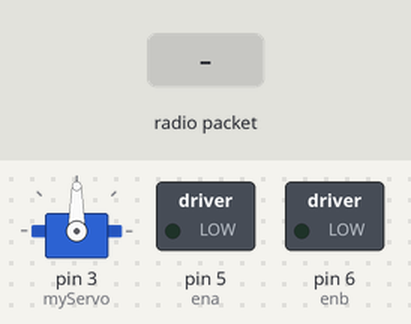
Recording of a sketch running on a simulated Arduino Uno, built with avr-gcc and run on an emulated ATmega328P. On the bench: servo, switched loads named in the sketch (green lamp = pin HIGH). Inputs (shaded band) come from the test bench. No radio packets arrive unless stated.

Above: at 1.2 s.
1.3 s: radio packet "5" arrives
At 2.7 s:
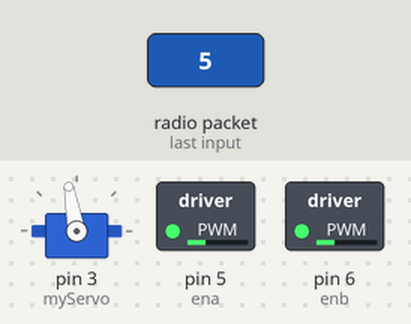
Timing chart, 0 to 4.3 s (numbered marks = the images above; inputs shaded):
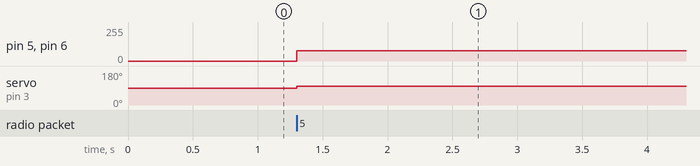

The sketch:

RF_Auto.ino
```cpp
#include <SPI.h>
#include <nRF24L01.h>
#include <RF24.h>
#include <Servo.h>

Servo myServo;
//L298n
int ena = 5;

int in1 = 2;
int in2 = 4;
int in3 = 7;
int in4 = 8;

int enb = 6;

int throttleValue = 0;
//Servo myESC;
int angle = 90;
RF24 radio(9, 10);  // CE, CSN
const byte address[6] = "nrF01";
void setup() {
  Serial.begin(9600);
  myServo.attach(3);
  //myESC.attach(5, 900, 2000); // ESC D5 pinine bağlandı
  //myESC.writeMicroseconds(900); // ESC başlangıç (armlama) sinyali
  radio.begin();
  radio.openReadingPipe(0, address);
  radio.setPALevel(RF24_PA_LOW);
  radio.startListening();
}
void loop() {
  if (radio.available()) {
    char text[32] = "";  //print only 32 characters
    int xL, yL, xR, yR;
    radio.read(&text, sizeof(text));
    //Serial.println(text);
    sscanf(text, "L-X:%d Y:%d R-X:%d Y:%d", &xL, &yL, &xR, &yR);

    // Artık değişkenlerde rakamlar var
    //Serial.print("xL = "); Serial.print(xL);
    //Serial.print(" yL = "); Serial.print(yL);
    //Serial.print(" xR = "); Serial.print(xR);
    //Serial.print(" yR = "); Serial.println(yR);
    angle =190 -( 9 * (10 - xR));
    myServo.write(angle);

    throttleValue = 255*yL/10;
    throttleValue = (yL<0)? -throttleValue : throttleValue;
    analogWrite(ena,throttleValue);
    analogWrite(enb,throttleValue);

    if (yL < 0) {
      digitalWrite(in1, LOW);
      digitalWrite(in2, HIGH);
      digitalWrite(in3, LOW);
      digitalWrite(in4, HIGH);
    } else {
      digitalWrite(in1, HIGH);
      digitalWrite(in2, LOW);
      digitalWrite(in3, HIGH);
      digitalWrite(in4, LOW);
    }
    //int escSignal = map(yL, 0, 10, 1000, 2000); // yR değerini ESC sinyaline çevirir
    //myESC.writeMicroseconds(escSignal);
    //Serial.println(text);
  }
}
```

Measured:
- after the input at 1.3 s, pin 5 (ena), pin 6 (enb): 0/255 → 76/255 at once; servo on pin 3 (myServo): 90° → 100° at once
